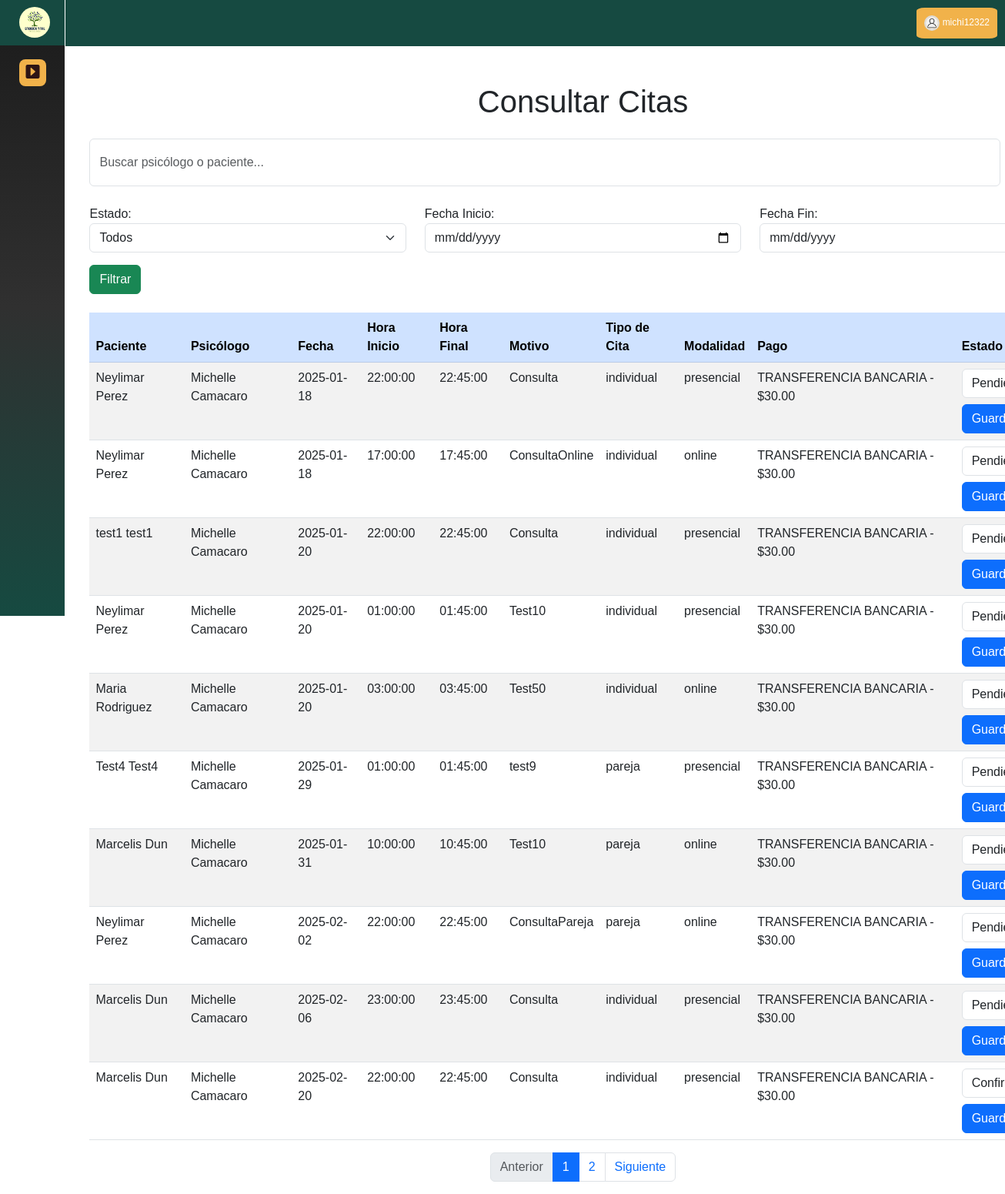
/app/vistas/consultar_cita.php (signed in), run on the app's committed database.
### tables this page shows
CREATE TABLE `agenda` (
  `id_agenda` int(11) NOT NULL,
  `fecha` date NOT NULL,
  `hora_inicio` time NOT NULL,
  `hora_final` time NOT NULL,
  `contador_cita` int(11) DEFAULT NULL,
  `id_paciente` int(11) DEFAULT NULL,
  `status` enum('Pendiente','Confirmada','Completada','Cancelada','Reprogramada') NOT NULL,
  `link_meet` varchar(255) DEFAULT NULL
);

CREATE TABLE `usuario` (
  `id_usuario` int(11) NOT NULL,
  `usuario` varchar(50) NOT NULL,
  `tipo_doc` enum('V','E','J','P') NOT NULL,
  `num_doc` varchar(12) NOT NULL,
  `correo` varchar(70) NOT NULL,
  `contraseña` varchar(34) NOT NULL,
  `nombre1` varchar(150) NOT NULL,
  `nombre2` varchar(150) DEFAULT NULL,
  `apellido1` varchar(150) NOT NULL,
  `apellido2` varchar(150) DEFAULT NULL,
  `foto` blob DEFAULT NULL,
  `fecha_nac` date NOT NULL,
  `telefono` varchar(15) NOT NULL,
  `sexo` enum('Masculino','Femenino') NOT NULL,
  `pregunta_s1` enum('NOMBRE DE MI MADRE','NOMBRE DE MI MASCOTA','NOMBRE DE MI PRIMER COLEGIO','NOMBRE DE MI PRIMER TRABAJO','NOMBRE DE MI PADRE') NOT NULL,
  `respuesta_1` varchar(150) NOT NULL,
  `pregunta_s2` enum('NOMBRE DE MI HERMANO MAYOR','DONDE NACIO SU MADRE','NOMBRE DE MEJOR AMIGO DE LA INFANCIA','PELICULA FAVORITA','SEGUNDO APELLIDO DE MI MADRE') NOT NULL,
  `respuesta_2` varchar(150) NOT NULL,
  `status` enum('activo','inactivo') NOT NULL
);

CREATE TABLE `cita` (
  `id_cita` int(11) NOT NULL,
  `id_agenda` int(11) NOT NULL,
  `id_psicologo` int(11) NOT NULL,
  `id_paciente` int(11) NOT NULL,
  `id_tipo_cita` int(10) NOT NULL,
  `fecha` datetime NOT NULL,
  `motivo` varchar(200) NOT NULL
);

CREATE TABLE `tipo_cita` (
  `id_tipo_cita` int(10) NOT NULL,
  `tipo_cita` enum('infantil','individual','pareja','adolescente') NOT NULL,
  `modalidad` enum('online','presencial','','') NOT NULL
);

CREATE TABLE `pago_cita` (
  `id_pago_cita` int(11) NOT NULL,
  `id_cita` int(10) NOT NULL,
  `tipo_pago` enum('TRANSFERENCIA BANCARIA','PAGO MOVIL','EFECTIVO $') DEFAULT NULL,
  `monto` float NOT NULL,
  `fecha_pago` date NOT NULL,
  `referencia_bancaria` int(11) NOT NULL
);

### app/controladores/validar_consultar_cita.php (called while the page is built, shortened)
<?php
include_once('../../config/conexion.php');
$query = "
    SELECT a.id_agenda, a.fecha, a.hora_inicio, a.hora_final, a.status,
           c.id_cita, c.motivo, c.fecha AS fecha_cita,
           u.nombre1 AS nombre_paciente, u.apellido1 AS apellido_paciente,
           adm.nombre1 AS nombre_psicologo, adm.apellido1 AS apellido_psicologo,
           pc.tipo_pago, pc.monto, pc.referencia_bancaria,
           t.tipo_cita, t.modalidad
    FROM agenda a
    JOIN cita c ON a.id_agenda = c.id_agenda
    JOIN paciente p ON a.id_paciente = p.id_paciente
    JOIN usuario u ON p.id_usuario = u.id_usuario
    JOIN psicologo ps ON c.id_psicologo = ps.id_psicologo
    JOIN administrativo adm ON ps.id_administrativo = adm.id_administrativo
    JOIN pago_cita pc ON c.id_cita = pc.id_cita
    JOIN tipo_cita t ON c.id_tipo_cita = t.id_tipo_cita
";
$page = isset($_GET['page']) ? (int)$_GET['page'] : 1;
$limit = 10;
$offset = ($page - 1) * $limit;
$query .= " LIMIT :limit OFFSET :offset";
$count_query = "SELECT COUNT(*) as total FROM (" . substr($query, 0, strpos($query, 'LIMIT')) . ") as total_count";
$count_stmt = $conn->prepare($count_query);
$count_stmt->execute();
$total_rows = $count_stmt->fetch(PDO::FETCH_ASSOC)['total'];
$total_pages = ceil($total_rows / $limit);
$stmt = $conn->prepare($query);
$stmt->bindValue(':limit', (int)$limit, PDO::PARAM_INT);
$stmt->bindValue(':offset', (int)$offset, PDO::PARAM_INT);
$stmt->execute();
$result = $stmt->fetchAll(PDO::FETCH_ASSOC);

### app/vistas/consultar_cita.php (the view, shortened to what this page needs)
<?php
include_once('../controladores/validar_consultar_cita.php');
?>
<!DOCTYPE html>
<html lang="es">
<head>
    <link href="https://cdn.jsdelivr.net/npm/bootstrap@5.3.0-alpha3/dist/css/bootstrap.min.css" rel="stylesheet">
    <link rel="stylesheet" href="https://cdnjs.cloudflare.com/ajax/libs/bootstrap-icons/1.10.5/font/bootstrap-icons.min.css">
    <link rel="stylesheet" href="css/consultar_cita.css">
    <link rel="stylesheet" href="css/sidebarandheader.css">
</head>
<body>
    <?php include 'includes/header.php'; ?>
    <?php include 'includes/sidebar.php'; ?>
    <div class="container mt-5">
        <h1 class="text-center mb-4">Consultar Citas</h1>
        <form method="GET" action="consultar_cita.php" class="d-flex justify-content-between mb-4">
            <input type="text" name="search" class="form-control me-2" placeholder="Buscar psicólogo o paciente..." value="<?= htmlspecialchars($_GET['search'] ?? '') ?>">
        </form>
        <form method="GET" action="consultar_cita.php" class="mb-4">
            <div class="row">
                <div class="col">
                    <label for="status">Estado:</label>
                    <select name="status" id="status" class="form-select">
                        <option value="">Todos</option>
                    </select>
                </div>
                <div class="col">
                    <label for="fecha_inicio">Fecha Inicio:</label>
                    <input type="date" name="fecha_inicio" id="fecha_inicio" class="form-control" value="<?= htmlspecialchars($_GET['fecha_inicio'] ?? '') ?>">
                </div>
                <div class="col">
                    <label for="fecha_fin">Fecha Fin:</label>
                    <input type="date" name="fecha_fin" id="fecha_fin" class="form-control" value="<?= htmlspecialchars($_GET['fecha_fin'] ?? '') ?>">
                </div>
            </div>
            <button type="submit" class="btn btn-success mt-3">Filtrar</button>
        </form>
        <div class="table-responsive">
            <table class="table table-striped table-hover">
                <thead class="table-primary">
                    <tr>
                        <th>Paciente</th>
                        <th>Psicólogo</th>
                        <th>Fecha</th>
                        <th>Hora Inicio</th>
                        <th>Hora Final</th>
                        <th>Motivo</th>
                        <th>Tipo de Cita</th>
                        <th>Modalidad</th>
                        <th>Pago</th>
                        <th>Estado</th>
                    </tr>
                </thead>
                <tbody>
                    <?php if (!empty($result)): ?>
                        <?php foreach ($result as $row): ?>
                            <tr>
                                <td data-label="Paciente"><?= htmlspecialchars($row['nombre_paciente'] . ' ' . $row['apellido_paciente']) ?></td>
                                <td data-label="Psicólogo"><?= htmlspecialchars($row['nombre_psicologo'] . ' ' . $row['apellido_psicologo']) ?></td>
                                <td data-label="Fecha"><?= htmlspecialchars($row['fecha']) ?></td>
                                <td data-label="Hora Inicio"><?= htmlspecialchars($row['hora_inicio']) ?></td>
                                <td data-label="Hora Final"><?= htmlspecialchars($row['hora_final']) ?></td>
                                <td data-label="Motivo"><?= htmlspecialchars($row['motivo']) ?></td>
                                <td data-label="Tipo de Cita"><?= htmlspecialchars($row['tipo_cita']) ?></td>
                                <td data-label="Modalidad"><?= htmlspecialchars($row['modalidad']) ?></td>
                                <td data-label="Pago"><?= htmlspecialchars($row['tipo_pago']) . ' - $' . number_format($row['monto'], 2) ?></td>
                                <td data-label="Estado">
                                    <form method="POST" action="consultar_cita.php">
                                        <select name="status" class="form-select">
                                            <option value="Pendiente" <?= $row['status'] === 'Pendiente' ? 'selected' : '' ?>>Pendiente</option>
                                            <option value="Confirmada" <?= $row['status'] === 'Confirmada' ? 'selected' : '' ?>>Confirmada</option>
                                        </select>
                                        <button type="submit" name="update_status" class="btn btn-primary mt-2">Guardar</button>
                                    </form>
                                </td>
                            </tr>
                        <?php endforeach; ?>
                    <?php else: ?>
                        <tr>
                            <td colspan="11" class="text-center text-muted">No se encontraron citas con los filtros seleccionados.</td>
                        </tr>
                    <?php endif; ?>
                </tbody>
            </table>
        </div>
        <nav aria-label="Page navigation">
            <ul class="pagination justify-content-center">
                <li class="page-item <?= ($page == 1) ? 'disabled' : '' ?>">
                    <a class="page-link" href="?page=<?= $page - 1 ?>">Anterior</a>
                </li>
                <?php for ($i = 1; $i <= $total_pages; $i++): ?>
                    <li class="page-item <?= ($i == $page) ? 'active' : '' ?>">
                        <a class="page-link" href="?page=<?= $i ?>"><?= $i ?></a>
                    </li>
                <?php endfor; ?>
                <li class="page-item <?= ($page == $total_pages) ? 'disabled' : '' ?>">
                    <a class="page-link" href="?page=<?= $page + 1 ?>">Siguiente</a>
                </li>
            </ul>
        </nav>
    </div>
</body>
</html>

### app/vistas/css/consultar_cita.css (style rules this page uses)
.container { display: flex; flex-direction: column; max-width: 1700px; margin-left: 8%; }
.d-flex { display: flex; justify-content: space-between; margin-left: 0; }

### app/vistas/css/sidebarandheader.css (style rules this page uses)
* { margin: 0; padding: 0; box-sizing: border-box; font-family: "Poppins", sans-serif; }

### data on the page
agenda: usuario.nombre1+apellido1 "Neylimar Perez", administrativo.Nombre1+Apellido1 "Michelle Camacaro", fecha "2025-01-18", hora_inicio "22:00:00", hora_final "22:45:00", cita.motivo "Consulta", tipo_cita.tipo_cita "individual", tipo_cita.modalidad "presencial", pago_cita.tipo_pago "TRANSFERENCIA BANCARIA", pago_cita.monto "30.00", status "Pendiente"
agenda: usuario.nombre1+apellido1 "Neylimar Perez", administrativo.Nombre1+Apellido1 "Michelle Camacaro", fecha "2025-01-18", hora_inicio "17:00:00", hora_final "17:45:00", cita.motivo "ConsultaOnline", tipo_cita.tipo_cita "individual", tipo_cita.modalidad "online", pago_cita.tipo_pago "TRANSFERENCIA BANCARIA", pago_cita.monto "30.00", status "Pendiente"
agenda: usuario.nombre1+apellido1 "test1 test1", administrativo.Nombre1+Apellido1 "Michelle Camacaro", fecha "2025-01-20", hora_inicio "22:00:00", hora_final "22:45:00", cita.motivo "Consulta", tipo_cita.tipo_cita "individual", tipo_cita.modalidad "presencial", pago_cita.tipo_pago "TRANSFERENCIA BANCARIA", pago_cita.monto "30.00", status "Pendiente"
agenda: usuario.nombre1+apellido1 "Neylimar Perez", administrativo.Nombre1+Apellido1 "Michelle Camacaro", fecha "2025-01-20", hora_inicio "01:00:00", hora_final "01:45:00", cita.motivo "Test10", tipo_cita.tipo_cita "individual", tipo_cita.modalidad "presencial", pago_cita.tipo_pago "TRANSFERENCIA BANCARIA", pago_cita.monto "30.00", status "Pendiente"
agenda: usuario.nombre1+apellido1 "Maria Rodriguez", administrativo.Nombre1+Apellido1 "Michelle Camacaro", fecha "2025-01-20", hora_inicio "03:00:00", hora_final "03:45:00", cita.motivo "Test50", tipo_cita.tipo_cita "individual", tipo_cita.modalidad "online", pago_cita.tipo_pago "TRANSFERENCIA BANCARIA", pago_cita.monto "30.00", status "Pendiente"
agenda: usuario.nombre1+apellido1 "Test4 Test4", administrativo.Nombre1+Apellido1 "Michelle Camacaro", fecha "2025-01-29", hora_inicio "01:00:00", hora_final "01:45:00", cita.motivo "test9", tipo_cita.tipo_cita "pareja", tipo_cita.modalidad "presencial", pago_cita.tipo_pago "TRANSFERENCIA BANCARIA", pago_cita.monto "30.00", status "Pendiente"
agenda: usuario.nombre1+apellido1 "Marcelis Dun", administrativo.Nombre1+Apellido1 "Michelle Camacaro", fecha "2025-01-31", hora_inicio "10:00:00", hora_final "10:45:00", cita.motivo "Test10", tipo_cita.tipo_cita "pareja", tipo_cita.modalidad "online", pago_cita.tipo_pago "TRANSFERENCIA BANCARIA", pago_cita.monto "30.00", status "Pendiente"
agenda: usuario.nombre1+apellido1 "Neylimar Perez", administrativo.Nombre1+Apellido1 "Michelle Camacaro", fecha "2025-02-02", hora_inicio "22:00:00", hora_final "22:45:00", cita.motivo "ConsultaPareja", tipo_cita.tipo_cita "pareja", tipo_cita.modalidad "online", pago_cita.tipo_pago "TRANSFERENCIA BANCARIA", pago_cita.monto "30.00", status "Pendiente"
agenda: usuario.nombre1+apellido1 "Marcelis Dun", administrativo.Nombre1+Apellido1 "Michelle Camacaro", fecha "2025-02-06", hora_inicio "23:00:00", hora_final "23:45:00", cita.motivo "Consulta", tipo_cita.tipo_cita "individual", tipo_cita.modalidad "presencial", pago_cita.tipo_pago "TRANSFERENCIA BANCARIA", pago_cita.monto "30.00", status "Pendiente"
agenda: usuario.nombre1+apellido1 "Marcelis Dun", administrativo.Nombre1+Apellido1 "Michelle Camacaro", fecha "2025-02-20", hora_inicio "22:00:00", hora_final "22:45:00", cita.motivo "Consulta", tipo_cita.tipo_cita "individual", tipo_cita.modalidad "presencial", pago_cita.tipo_pago "TRANSFERENCIA BANCARIA", pago_cita.monto "30.00", status "Confirmada"

### other printed values
$nombreUsuario "michi12322"
